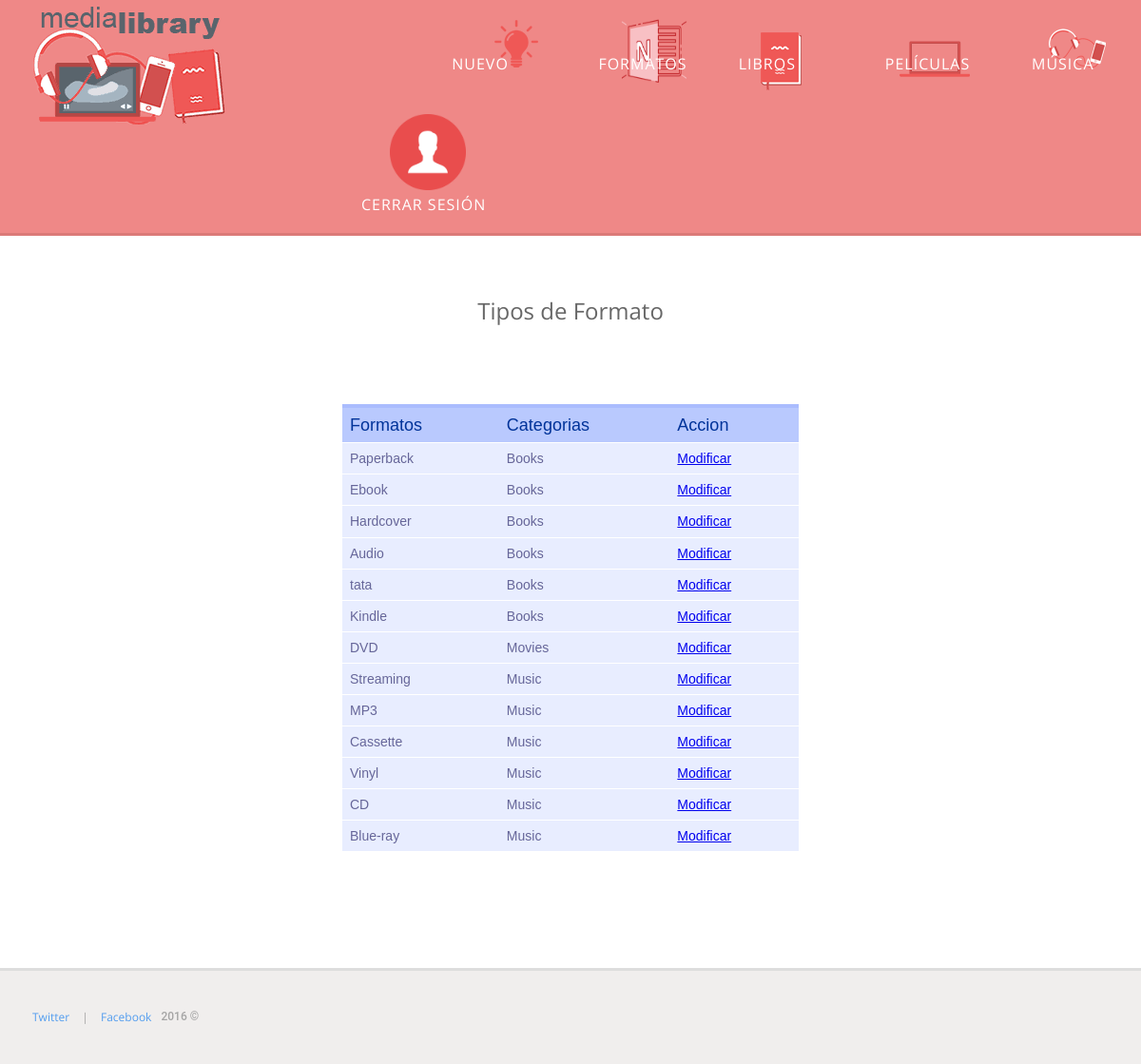
The app's page /ml/admin/formato.php (signed in) with its own data.
### tables this page shows
CREATE TABLE `formatos` (
  `format_id` int(11) NOT NULL,
  `format` varchar(30) DEFAULT NULL,
  `category` varchar(30) DEFAULT NULL
);

### ml/admin/formato.php (the view)
<?php
include("inc/connection.php");
$pageTitle="Tipos de Formato";
include("inc/header.php");
$sql ="select * from formatos order by category";
$result=$db->query($sql);
?>
<div class="section catalog page">
	<div class="wrappercat">
	    <link href="css/estilo.css" type="text/css" rel="stylesheet">
		<h1><?php echo $pageTitle; ?></h1>
		<div class="breadcrumbs">
			</div>
		<center>
           <table>
            <tr>
                <th>Formatos</th>
                <th>Categorias</th>
                <th>Accion</th>
            </tr>
            <?php
            if($result->num_rows>0){
                while($row=$result->fetch_assoc()){
            ?>
            <tr>
                <td><?php echo $row["format"]; ?></td>
                <td><?php echo $row["category"]; ?></td>
                <td><a href="form_formato_modifica.php?id=<?php echo $row["format_id"];?>">Modificar</a></td>
            </tr>
                <?php
                }
            }
            ?>
        </table>
        </center>
	</div>
</div>
<?php
include("inc/footer.php");
?>

### ml/admin/css/sesion.css (style rules this page uses)
table { border-collapse: collapse; border-spacing: 0; text-align: left; }
table th { padding-right: 40px; }
html { overflow-y: scroll; overflow-x: hidden; }
body { font-family: 'Open Sans', sans-serif; background:#f0eeed; color: #676767; }
.wrappercat { width: 65%; margin: 0 auto; }
.section.page:after { content:""; display:block; visibility:hidden; height:0; clear:both; }
.section.page { padding: 34px 0; background: white; }
.section.page h1 { font-size: 24px; text-align: center; line-height: 1.6; font-weight: normal; }
.section.catalog { padding-bottom: 42px; }
td, th { padding: 5px 5px; }
form tr, tr { text-align:left; vertical-align: top; padding:2px; }
.breadcrumbs { font-size: 14px; font-weight: normal; padding: 14px 0 48px; }

### ml/admin/css/estilo.css (style rules this page uses)
table { font-family: "Lucida Sans Unicode", "Lucida Grande", Sans-Serif; font-size: 12px; width: 480px; text-align: left; border-collapse: collapse; }
th { font-size: 18px; font-weight: normal; padding: 8px; background: #b9c9fe; border-top: 4px solid #aabcfe; border-bottom: 1px solid #fff; color: #039; }
td { font-size: 14px; padding: 8px; background: #e8edff; border-bottom: 1px solid #fff; color: #669; border-top: 1px solid transparent; }

### records on screen
formatos: format "Paperback", category "Books"
formatos: format "Ebook", category "Books"
formatos: format "Hardcover", category "Books"
formatos: format "Audio", category "Books"
formatos: format "tata", category "Books"
formatos: format "Kindle", category "Books"
formatos: format "DVD", category "Movies"
formatos: format "Streaming", category "Music"
formatos: format "MP3", category "Music"
formatos: format "Cassette", category "Music"
formatos: format "Vinyl", category "Music"
formatos: format "CD", category "Music"
formatos: format "Blue-ray", category "Music"

### other values on screen
$pageTitle "Tipos de Formato"
